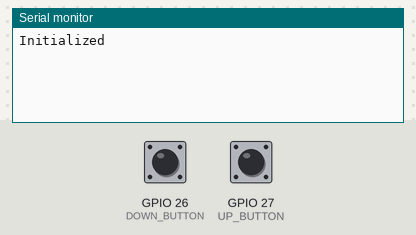
Recording of a sketch running on a simulated ESP32. Parts: the last lines printed to the serial monitor. The inputs (shaded band) are chosen by the test bench; at power-on: GPIO 26 (DOWN_BUTTON) HIGH, GPIO 27 (UP_BUTTON) HIGH. USB keyboard and mouse output is not drawn.

Above: at 1.2 s.
1.3 s: GPIO 26 (DOWN_BUTTON) pulled LOW for 0.15 s
At 2.7 s:
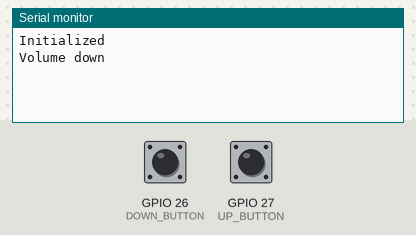
3.0 s: GPIO 27 (UP_BUTTON) pulled LOW for 0.15 s
At 4.2 s:
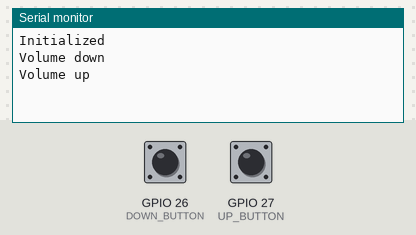

The sketch:

ble-keyboard.ino
```cpp
/**
   This example turns the ESP32 into a Bluetooth LE keyboard that writes the words, presses Enter, presses a media key and then Ctrl+Alt+Delete
*/
#include <BleKeyboard.h>

/*
  https://github.com/T-vK/ESP32-BLE-Keyboard

  connecting Rotary encoder
  CLK (A pin) - to any microcontroler intput pin with interrupt -> in this example pin 32
  DT (B pin) - to any microcontroler intput pin with interrupt -> in this example pin 21
  SW (button pin) - to any microcontroler intput pin -> in this example pin 25
  VCC - to microcontroler VCC (then set ROTARY_ENCODER_VCC_PIN -1) or in this example pin 25
  GND - to microcontroler GND
*/
#define UP_BUTTON 27
#define DOWN_BUTTON 26

BleKeyboard bleKeyboard;

bool keyPressed(byte pin) {
  bool keyStatus = false;
  if (!digitalRead(pin)) {
    while (!digitalRead(pin));
    keyStatus = true;
    delay(100);
  }
  return keyStatus;
}

void setup() {
  Serial.begin(115200);
  pinMode(UP_BUTTON, INPUT_PULLUP);
  pinMode(DOWN_BUTTON, INPUT_PULLUP);
  bleKeyboard.begin();
  Serial.println("Initialized");
}

void loop() {
  bool up = keyPressed(UP_BUTTON);
  bool down = keyPressed(DOWN_BUTTON);
  if (up) {
    bleKeyboard.write(KEY_MEDIA_VOLUME_UP);
    Serial.println("Volume up");
  }
  if (down) {
    bleKeyboard.write(KEY_MEDIA_VOLUME_DOWN);
    Serial.println("Volume down");
  }
  delay(100);
}
```

Measured:
- after the input at 1.3 s, the serial monitor: prints a new line after 0.25 s (image 1)
- after the input at 3.0 s, the serial monitor: prints a new line after 0.25 s (image 2)
